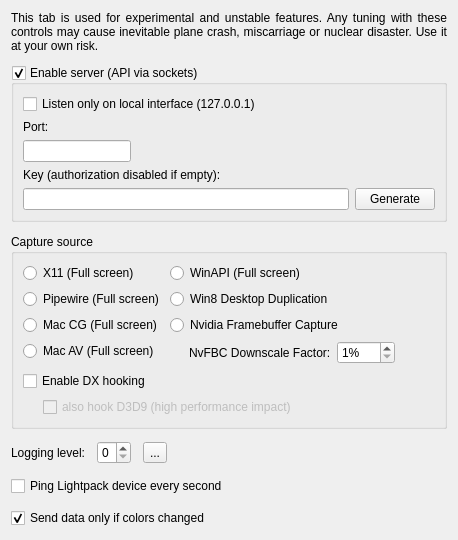
      <widget class="QWidget" name="tabExpert">
       <property name="sizePolicy">
        <sizepolicy hsizetype="Fixed" vsizetype="Preferred">
         <horstretch>0</horstretch>
         <verstretch>0</verstretch>
        </sizepolicy>
       </property>
       <attribute name="title">
        <string>Expert</string>
       </attribute>
       <layout class="QVBoxLayout" name="verticalLayout_3" stretch="0,0,0,0,0,0,0">
        <property name="spacing">
         <number>12</number>
        </property>
        <item>
         <widget class="QLabel" name="label_DevTabWarning">
          <property name="text">
           <string>&lt;html&gt;&lt;head/&gt;&lt;body&gt;&lt;p&gt;This tab is used for experimental and unstable features. Any tuning with these controls may cause inevitable plane crash, miscarriage or nuclear disaster. Use it at your own risk.&lt;/p&gt;&lt;/body&gt;&lt;/html&gt;</string>
          </property>
          <property name="scaledContents">
           <bool>false</bool>
          </property>
          <property name="alignment">
           <set>Qt::AlignJustify|Qt::AlignVCenter</set>
          </property>
          <property name="wordWrap">
           <bool>true</bool>
          </property>
         </widget>
        </item>
        <item>
         <widget class="QGroupBox" name="groupBox_Api">
          <property name="sizePolicy">
           <sizepolicy hsizetype="Preferred" vsizetype="Fixed">
            <horstretch>0</horstretch>
            <verstretch>0</verstretch>
           </sizepolicy>
          </property>
          <property name="toolTip">
           <string>&lt;html&gt;&lt;head/&gt;&lt;body&gt;&lt;p&gt;Enables TCP socket server.&lt;/p&gt;&lt;p&gt;You can connect via &amp;quot;telnet &amp;lt;ip&amp;gt; &amp;lt;port&amp;gt;&amp;quot; for example and manually execute available commands.&lt;/p&gt;&lt;p&gt;Default: %1&lt;/p&gt;&lt;/body&gt;&lt;/html&gt;</string>
          </property>
          <property name="styleSheet">
           <string notr="true"/>
          </property>
          <property name="title">
           <string>Enable server (API via sockets)</string>
          </property>
          <property name="checkable">
           <bool>true</bool>
          </property>
          <property name="checked">
           <bool>true</bool>
          </property>
          <layout class="QGridLayout" name="gridLayout_3">
           <item row="0" column="0">
            <widget class="QCheckBox" name="checkBox_listenOnlyOnLoInterface">
             <property name="toolTip">
              <string>&lt;html&gt;&lt;head/&gt;&lt;body&gt;&lt;p&gt;When enabled, you can connect ONLY from the same computer through 127.0.0.1/localhost address.&lt;/p&gt;&lt;p&gt;Disable this if you want to connect from anywhere else.&lt;/p&gt;&lt;p&gt;Default: %1&lt;/p&gt;&lt;/body&gt;&lt;/html&gt;</string>
             </property>
             <property name="text">
              <string>Listen only on local interface (127.0.0.1)</string>
             </property>
            </widget>
           </item>
           <item row="2" column="0">
            <widget class="QLineEdit" name="lineEdit_ApiPort">
             <property name="sizePolicy">
              <sizepolicy hsizetype="Fixed" vsizetype="Fixed">
               <horstretch>0</horstretch>
               <verstretch>0</verstretch>
              </sizepolicy>
             </property>
             <property name="toolTip">
              <string>&lt;html&gt;&lt;head/&gt;&lt;body&gt;&lt;p&gt;TCP port to listen.&lt;/p&gt;&lt;p&gt;Default: %1&lt;/p&gt;&lt;/body&gt;&lt;/html&gt;</string>
             </property>
            </widget>
           </item>
           <item row="1" column="0">
            <widget class="QLabel" name="label_ApiPort">
             <property name="toolTip">
              <string>&lt;html&gt;&lt;head/&gt;&lt;body&gt;&lt;p&gt;TCP port to listen.&lt;/p&gt;&lt;p&gt;Default: %1&lt;/p&gt;&lt;/body&gt;&lt;/html&gt;</string>
             </property>
             <property name="styleSheet">
              <string notr="true">margin-top: .1em</string>
             </property>
             <property name="text">
              <string>Port:</string>
             </property>
             <property name="buddy">
              <cstring>lineEdit_ApiPort</cstring>
             </property>
            </widget>
           </item>
           <item row="5" column="2">
            <widget class="QPushButton" name="pushButton_GenerateNewApiKey">
             <property name="toolTip">
              <string>Generate a random one</string>
             </property>
             <property name="text">
              <string>Generate</string>
             </property>
            </widget>
           </item>
           <item row="5" column="0">
            <widget class="QLineEdit" name="lineEdit_ApiKey">
             <property name="minimumSize">
              <size>
               <width>0</width>
               <height>20</height>
              </size>
             </property>
             <property name="baseSize">
              <size>
               <width>0</width>
               <height>20</height>
              </size>
             </property>
             <property name="toolTip">
              <string>&lt;html&gt;&lt;head/&gt;&lt;body&gt;&lt;p&gt;The API Key all the clients should provide to authenticate. Could be any custom string (%1 character limit). &lt;/p&gt;&lt;p&gt;Default: %2&lt;/p&gt;&lt;/body&gt;&lt;/html&gt;</string>
             </property>
             <property name="styleSheet">
              <string notr="true"/>
             </property>
             <property name="maxLength">
              <number>40</number>
             </property>
             <property name="readOnly">
              <bool>false</bool>
             </property>
            </widget>
           </item>
           <item row="4" column="0">
            <widget class="QLabel" name="label_ApiKey">
             <property name="toolTip">
              <string>&lt;html&gt;&lt;head/&gt;&lt;body&gt;&lt;p&gt;The API Key all the clients should provide to authenticate. Could be any custom string (%1 character limit). &lt;/p&gt;&lt;p&gt;Default: %2&lt;/p&gt;&lt;/body&gt;&lt;/html&gt;</string>
             </property>
             <property name="styleSheet">
              <string notr="true">margin-top:0</string>
             </property>
             <property name="text">
              <string>Key (authorization disabled if empty):</string>
             </property>
             <property name="buddy">
              <cstring>lineEdit_ApiKey</cstring>
             </property>
            </widget>
           </item>
          </layout>
         </widget>
        </item>
        <item>
         <widget class="QGroupBox" name="groupBox">
          <property name="sizePolicy">
           <sizepolicy hsizetype="MinimumExpanding" vsizetype="MinimumExpanding">
            <horstretch>0</horstretch>
            <verstretch>0</verstretch>
           </sizepolicy>
          </property>
          <property name="title">
           <string>Capture source</string>
          </property>
          <layout class="QVBoxLayout" name="verticalLayout_11">
           <item>
            <layout class="QHBoxLayout" name="horizontalLayout_6">
             <item>
              <layout class="QVBoxLayout" name="verticalLayout_9">
               <item>
                <widget class="QRadioButton" name="radioButton_GrabX11">
                 <property name="text">
                  <string>X11 (Full screen)</string>
                 </property>
                </widget>
               </item>
               <item>
                <widget class="QRadioButton" name="radioButton_GrabPipewire">
                 <property name="text">
                  <string>Pipewire (Full screen)</string>
                 </property>
                </widget>
               </item>
               <item>
                <widget class="QRadioButton" name="radioButton_GrabMacCoreGraphics">
                 <property name="text">
                  <string>Mac CG (Full screen)</string>
                 </property>
                </widget>
               </item>
               <item>
                <widget class="QRadioButton" name="radioButton_GrabMacAVFoundation">
                 <property name="text">
                  <string>Mac AV (Full screen)</string>
                 </property>
                </widget>
               </item>
               <item>
                <spacer name="verticalSpacer_6">
                 <property name="orientation">
                  <enum>Qt::Vertical</enum>
                 </property>
                 <property name="sizeHint" stdset="0">
                  <size>
                   <width>20</width>
                   <height>1</height>
                  </size>
                 </property>
                </spacer>
               </item>
              </layout>
             </item>
             <item>
              <layout class="QVBoxLayout" name="verticalLayout_10">
               <item>
                <widget class="QRadioButton" name="radioButton_GrabWinAPI">
                 <property name="text">
                  <string>WinAPI (Full screen)</string>
                 </property>
                </widget>
               </item>
               <item>
                <widget class="QRadioButton" name="radioButton_GrabDDupl">
                 <property name="text">
                  <string>Win8 Desktop Duplication</string>
                 </property>
                </widget>
               </item>
                              <item>
                <widget class="QRadioButton" name="radioButton_GrabNvFBC">
                 <property name="text">
                  <string>Nvidia Framebuffer Capture</string>
                 </property>
                </widget>
               </item>
               <item>
                 <layout class="QHBoxLayout" name="horizontalLayout_16">
                   <item>
                    <spacer name="horizontalSpacer_41">
                     <property name="orientation">
                      <enum>Qt::Horizontal</enum>
                     </property>
                     <property name="sizeType">
                      <enum>QSizePolicy::Fixed</enum>
                     </property>
                     <property name="sizeHint" stdset="0">
                      <size>
                       <width>19</width>
                       <height>0</height>
                      </size>
                     </property>
                    </spacer>
                   </item>
                   <item>
                   <widget class="QLabel" name="label_NvFBCDownscaleFactor">
                    <property name="text">
                     <string>NvFBC Downscale Factor:</string>
                    </property>
                    <property name="buddy">
                     <cstring>spinBox_NvFBCDownscaleFactor</cstring>
                    </property>
                   </widget>
                  </item>
                  <item>
                   <widget class="QSpinBox" name="spinBox_NvFBCDownscaleFactor">
                    <property name="maximum">
                     <number>100</number>
                    </property>
                    <property name="minimum">
                     <number>1</number>
                    </property>
                    <property name="suffix">
                     <cstring>%</cstring>
                    </property>
                   </widget>
                  </item>
                  <item>
                   <spacer name="horizontalSpacer_21">
                    <property name="orientation">
                     <enum>Qt::Horizontal</enum>
                    </property>
                    <property name="sizeHint" stdset="0">
                     <size>
                      <width>40</width>
                      <height>20</height>
                    </size>
                   </property>
                  </spacer>
                 </item>
                </layout>
               </item>
               <item>
                <spacer name="verticalSpacer">
                 <property name="orientation">
                  <enum>Qt::Vertical</enum>
                 </property>
                 <property name="sizeHint" stdset="0">
                  <size>
                   <width>20</width>
                   <height>1</height>
                  </size>
                 </property>
                </spacer>
               </item>
              </layout>
             </item>
            </layout>
           </item>
           <item>
            <widget class="QCheckBox" name="checkBox_EnableDx1011Capture">
             <property name="text">
              <string>Enable DX hooking</string>
             </property>
             <property name="icon">
              <iconset resource="../res/LightpackResources.qrc">
               <normaloff>:/icons/uac-shield.png</normaloff>:/icons/uac-shield.png</iconset>
             </property>
            </widget>
           </item>
           <item>
            <layout class="QHBoxLayout" name="horizontalLayout_9">
             <item>
              <spacer name="horizontalSpacer_4">
               <property name="orientation">
                <enum>Qt::Horizontal</enum>
               </property>
               <property name="sizeType">
                <enum>QSizePolicy::Fixed</enum>
               </property>
               <property name="sizeHint" stdset="0">
                <size>
                 <width>20</width>
                 <height>0</height>
                </size>
               </property>
              </spacer>
             </item>
             <item>
              <widget class="QCheckBox" name="checkBox_EnableDx9Capture">
               <property name="enabled">
                <bool>false</bool>
               </property>
               <property name="text">
                <string>also hook D3D9 (high performance impact)</string>
               </property>
              </widget>
             </item>
            </layout>
           </item>
          </layout>
         </widget>
        </item>
        <item>
         <layout class="QHBoxLayout" name="horizontalLayout_5">
          <item>
           <widget class="QLabel" name="label_LoggingLevel">
            <property name="text">
             <string>Logging level:</string>
            </property>
            <property name="buddy">
             <cstring>spinBox_LoggingLevel</cstring>
            </property>
           </widget>
          </item>
          <item>
           <widget class="QSpinBox" name="spinBox_LoggingLevel">
            <property name="toolTip">
             <string>&lt;html&gt;&lt;head/&gt;&lt;body&gt;&lt;p&gt;Log verbosity: %1-%2 where %1 = no logs.&lt;/p&gt;&lt;p&gt;After enabling logs you need to restart the program.&lt;/p&gt;&lt;p&gt;When enabled you can use the &lt;img src=&quot;:/buttons/arrow_right_dark_24px.png&quot; width=&quot;12&quot;&gt; button to open the log directory.&lt;/p&gt;&lt;p&gt;Default: %3&lt;/p&gt;&lt;/body&gt;&lt;/html&gt;</string>
            </property>
            <property name="maximum">
             <number>3</number>
            </property>
           </widget>
          </item>
          <item>
           <widget class="QToolButton" name="toolButton_OpenLogs">
            <property name="toolTip">
             <string>open Log folder</string>
            </property>
            <property name="whatsThis">
             <string>open Log folder</string>
            </property>
            <property name="text">
             <string>...</string>
            </property>
            <property name="icon">
             <iconset resource="../res/LightpackResources.qrc">
              <normaloff>:/buttons/arrow_right_dark_24px.png</normaloff>:/buttons/arrow_right_dark_24px.png</iconset>
            </property>
           </widget>
          </item>
          <item>
           <spacer name="horizontalSpacer_2">
            <property name="orientation">
             <enum>Qt::Horizontal</enum>
            </property>
            <property name="sizeHint" stdset="0">
             <size>
              <width>40</width>
              <height>20</height>
             </size>
            </property>
           </spacer>
          </item>
         </layout>
        </item>
        <item>
         <widget class="QCheckBox" name="checkBox_PingDeviceEverySecond">
          <property name="text">
           <string>Ping Lightpack device every second</string>
          </property>
         </widget>
        </item>
        <item>
         <widget class="QCheckBox" name="checkBox_SendDataOnlyIfColorsChanges">
          <property name="toolTip">
           <string>&lt;html&gt;&lt;head/&gt;&lt;body&gt;&lt;p&gt;When disabled every frame will be sent to the device. This is recommended for devices with inactivity timers built into firmwares (some custom Adalight sketches for example) or configured via Prismatik (UDP devices with a &amp;lt; 255 timeout value).&lt;/p&gt;&lt;p&gt;When enabled every new frame will be compared with the previous one, and will be sent only if differences are detected (can be useful in low bandwidth situations).&lt;/p&gt;&lt;p&gt;Default: %1&lt;/p&gt;&lt;/body&gt;&lt;/html&gt;</string>
          </property>
          <property name="text">
           <string>Send data only if colors changed</string>
          </property>
          <property name="checked">
           <bool>true</bool>
          </property>
         </widget>
        </item>
        <item>
         <spacer name="verticalSpacer_4">
          <property name="orientation">
           <enum>Qt::Vertical</enum>
          </property>
          <property name="sizeType">
           <enum>QSizePolicy::Expanding</enum>
          </property>
          <property name="sizeHint" stdset="0">
           <size>
            <width>20</width>
            <height>1</height>
           </size>
          </property>
         </spacer>
        </item>
       </layout>
      </widget>
